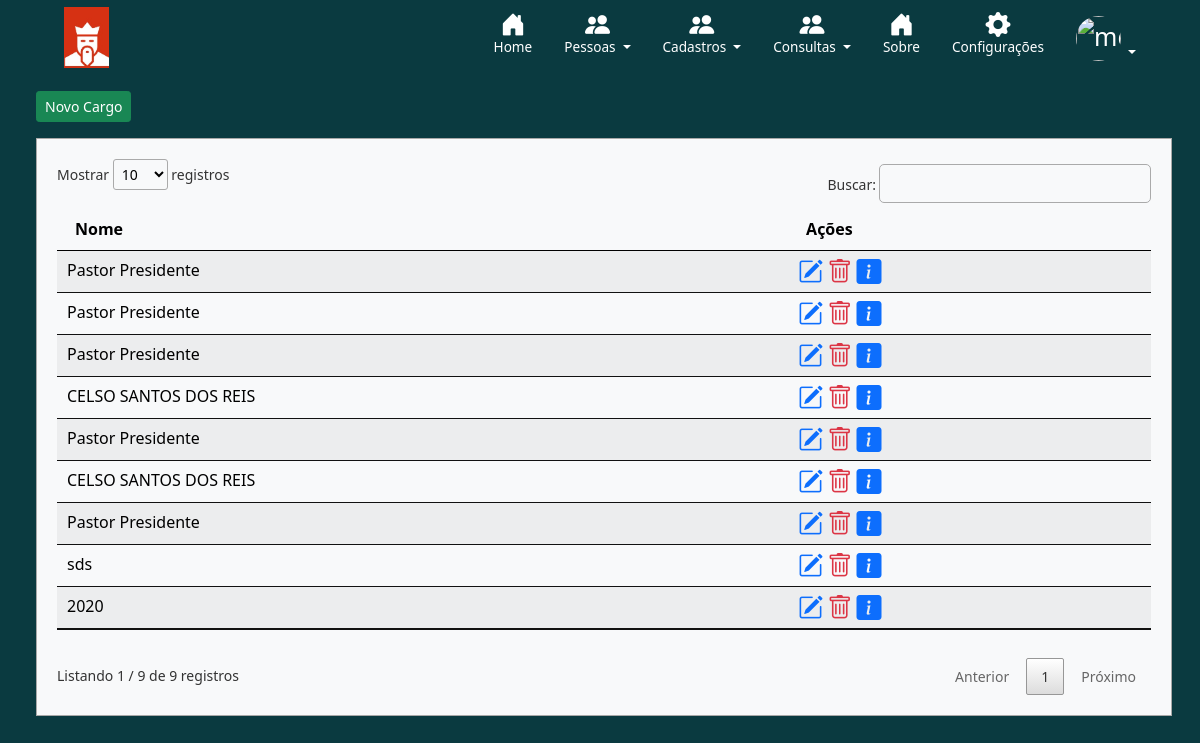
The page /listar/cargos/ (signed in) on the database as committed earlier.
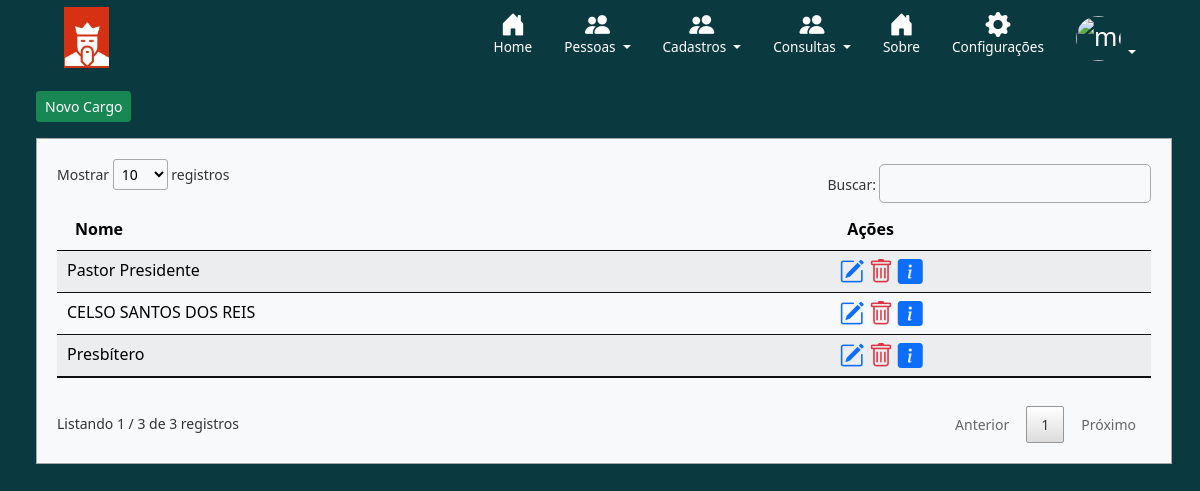
The same page on the database as committed later.
### cadastros/models.py (models this page shows, shortened)
class Cargos(models.Model):
    nome = models.CharField(max_length=100, verbose_name='Nome')

### cadastros/views.py (the view)
# urls.py: path('listar/cargos/', CargoList.as_view(), name='listar-cargos'),
class CargoList(GroupRequiredMixin, LoginRequiredMixin, ListView):
    group_required = u"usuarios"
    login_url = reverse_lazy('login')
    model = Cargos
    template_name = 'cadastros/listas/listacargo.html'

### cadastros/templates/cadastros/listas/listacargo.html (shortened to what this page needs)
{% extends 'paginas/modelo.html' %}
{% load static %}
{% block dashboard %}
<div class="container-fluid mb-4 mx-4">
    <div class="col-md-12 my-3">
        <a href="{% url 'cadastrar-cargos' %}" type="button" class="btn btn-success btn-sm">Novo Cargo</a>
    </div>
    <div class="tabela bg-light">
            <table id="example" class="table table-striped table-light table-hover my-4 my-4" style="width:100%">
                <thead>
                    <tr>
                        <th>Nome</th>
                        <th>Ações</th>
                    </tr>
                </thead>
                <tbody>
                    {% for cargos in object_list %}
                    <tr>
                        <td>{{ cargos.nome }}</td>
                        <td>
                            <a href="{% url 'editar-cargos' cargos.pk %}"  title="Editar Registro">	<i class="bi bi-pencil-square text-primary"></i> </a>
                            <a href="{% url 'excluir-cargos' cargos.pk %}" title="Excluir">	<i class="bi bi-trash text-danger"></i> </a>
                            <a href="#" onclick="dados('{{ cargos.nome }}')" title="Ver Dados">	<i class="bi bi-info-square-fill text-primary"></i> </a>
                        </td>
                    </tr>
                    {% empty %}
                    <tr>
                        <td colspan="3">Nenhum Cargo cadastrado </td>
                    </tr>
                    {% endfor %}
                </tbody>
            </table>
    </div>
    </div>
{% endblock %}

Rows that differ between the two databases and show on the page:
removed Cargos: nome "Pastor Presidente"
removed Cargos: nome "Pastor Presidente"
removed Cargos: nome "Pastor Presidente"
removed Cargos: nome "CELSO SANTOS DOS REIS"
removed Cargos: nome "Pastor Presidente"
removed Cargos: nome "sds"
removed Cargos: nome "2020"
added Cargos: nome "Presbítero"
Other text that changed with them:
text written by a page script: "Mostrar registros Buscar: Listando 1 / 9 de 9 registros Anterior 1 Próximo" → "Mostrar registros Buscar: Listando 1 / 3 de 3 registros Anterior 1 Próximo"
